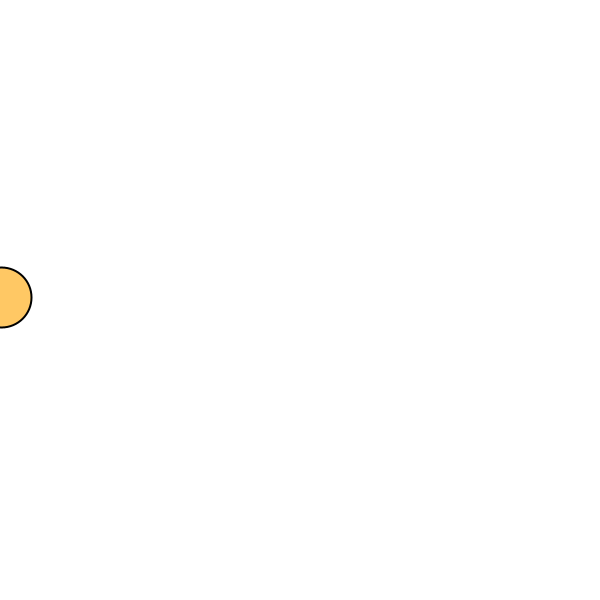
Frame 1 (no input)
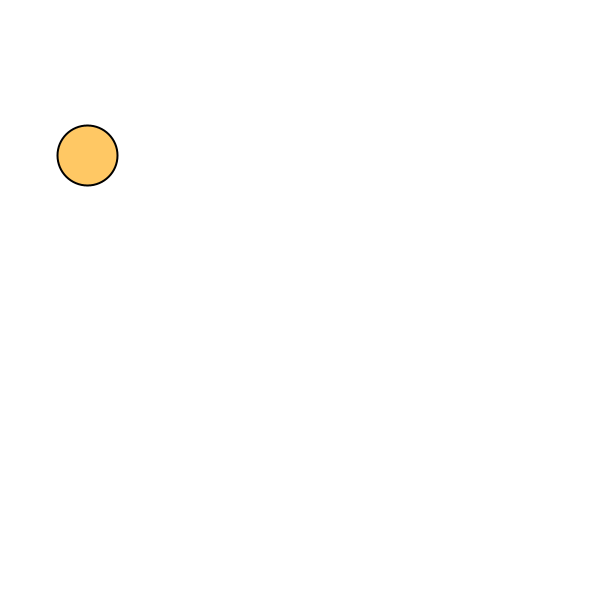
Frame 60 (the mouse pressed at the canvas centre just before this capture)
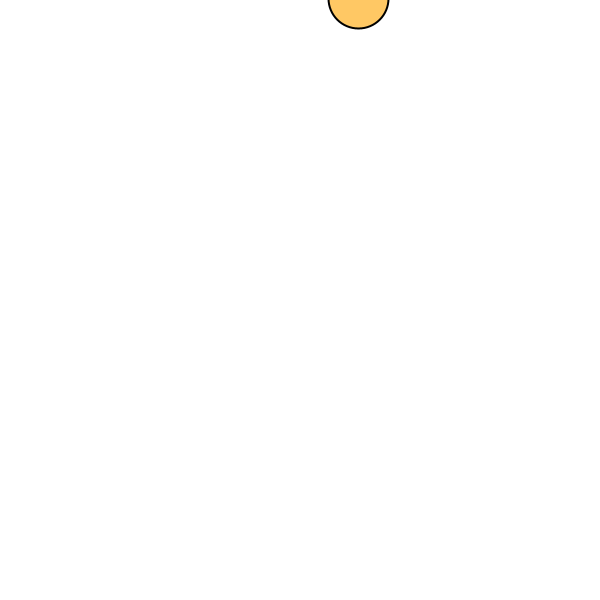
Frame 120 (the mouse held since frame 60 and released just before this capture)

The Processing sketch that drew these frames (run headless with seeded random() and noise(); from frame 60 on, the mouse is pressed at the canvas centre):

// Processing sketch: vel_bounce
// ── vel_bounce.pde
// 等速移動エージェント、壁による跳ね返り

// エージェントの位置
float x;
float y;
// エージェントの速度
float vx;
float vy;

void setup() {
  size(600, 600);
  strokeWeight(2);
  fill(255, 200, 100);

  // 初期位置
  x = 0;
  y = height / 2;

  // 初速
  vx = random(-5, +5);
  vy = random(-5, +5);
}

void draw() {
  // 速度を位置に反映
  x += vx;
  y += vy;

  // 端に達したら、速度を反転させる
  // 左端
  if (x < 0) {
    vx *= -1;
  }
  // 右端
  if (x > width) {
    vx *= -1;
  }
  // 上端
  if (y < 0) {
    vy *= -1;
  }
  // 下端
  if (y > height) {
    vy *= -1;
  }

  // エージェントを描く
  background(255);
  ellipse(x, y, 60, 60);
}

void mousePressed() {
  // 速度を設定し直す
  vx = random(-5, +5);
  vy = random(-5, +5);
}
